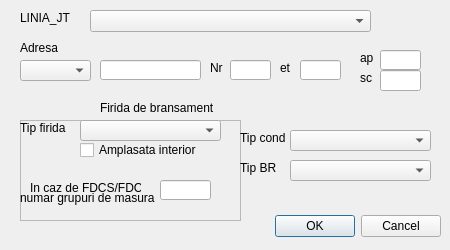
<?xml version="1.0" encoding="UTF-8"?>
<ui version="4.0">
 <class>BRANS_FIRIDA_GRUP_MASURA</class>
 <widget class="QDialog" name="BRANS_FIRIDA_GRUP_MASURA">
  <property name="enabled">
   <bool>true</bool>
  </property>
  <property name="geometry">
   <rect>
    <x>0</x>
    <y>0</y>
    <width>450</width>
    <height>250</height>
   </rect>
  </property>
  <property name="sizePolicy">
   <sizepolicy hsizetype="Fixed" vsizetype="Fixed">
    <horstretch>0</horstretch>
    <verstretch>0</verstretch>
   </sizepolicy>
  </property>
  <property name="minimumSize">
   <size>
    <width>450</width>
    <height>250</height>
   </size>
  </property>
  <property name="maximumSize">
   <size>
    <width>450</width>
    <height>250</height>
   </size>
  </property>
  <property name="windowTitle">
   <string>Dialog</string>
  </property>
  <widget class="QDialogButtonBox" name="buttonBox">
   <property name="geometry">
    <rect>
     <x>140</x>
     <y>210</y>
     <width>301</width>
     <height>32</height>
    </rect>
   </property>
   <property name="sizePolicy">
    <sizepolicy hsizetype="Fixed" vsizetype="Fixed">
     <horstretch>0</horstretch>
     <verstretch>0</verstretch>
    </sizepolicy>
   </property>
   <property name="orientation">
    <enum>Qt::Horizontal</enum>
   </property>
   <property name="standardButtons">
    <set>QDialogButtonBox::Cancel|QDialogButtonBox::Ok</set>
   </property>
  </widget>
  <widget class="QLabel" name="label_2">
   <property name="geometry">
    <rect>
     <x>20</x>
     <y>10</y>
     <width>51</width>
     <height>16</height>
    </rect>
   </property>
   <property name="sizePolicy">
    <sizepolicy hsizetype="Fixed" vsizetype="Fixed">
     <horstretch>0</horstretch>
     <verstretch>0</verstretch>
    </sizepolicy>
   </property>
   <property name="text">
    <string>LINIA_JT</string>
   </property>
  </widget>
  <widget class="QComboBox" name="LINIA_JT">
   <property name="geometry">
    <rect>
     <x>90</x>
     <y>10</y>
     <width>281</width>
     <height>22</height>
    </rect>
   </property>
   <property name="sizePolicy">
    <sizepolicy hsizetype="Fixed" vsizetype="Fixed">
     <horstretch>0</horstretch>
     <verstretch>0</verstretch>
    </sizepolicy>
   </property>
  </widget>
  <widget class="QLineEdit" name="STR">
   <property name="geometry">
    <rect>
     <x>100</x>
     <y>60</y>
     <width>101</width>
     <height>20</height>
    </rect>
   </property>
   <property name="sizePolicy">
    <sizepolicy hsizetype="Fixed" vsizetype="Fixed">
     <horstretch>0</horstretch>
     <verstretch>0</verstretch>
    </sizepolicy>
   </property>
  </widget>
  <widget class="QLabel" name="label_5">
   <property name="geometry">
    <rect>
     <x>20</x>
     <y>40</y>
     <width>41</width>
     <height>16</height>
    </rect>
   </property>
   <property name="sizePolicy">
    <sizepolicy hsizetype="Fixed" vsizetype="Fixed">
     <horstretch>0</horstretch>
     <verstretch>0</verstretch>
    </sizepolicy>
   </property>
   <property name="text">
    <string>Adresa</string>
   </property>
  </widget>
  <widget class="QComboBox" name="TIP_STR">
   <property name="geometry">
    <rect>
     <x>20</x>
     <y>60</y>
     <width>71</width>
     <height>21</height>
    </rect>
   </property>
   <property name="sizePolicy">
    <sizepolicy hsizetype="Fixed" vsizetype="Fixed">
     <horstretch>0</horstretch>
     <verstretch>0</verstretch>
    </sizepolicy>
   </property>
  </widget>
  <widget class="QLabel" name="label_6">
   <property name="geometry">
    <rect>
     <x>210</x>
     <y>60</y>
     <width>21</width>
     <height>16</height>
    </rect>
   </property>
   <property name="sizePolicy">
    <sizepolicy hsizetype="Fixed" vsizetype="Fixed">
     <horstretch>0</horstretch>
     <verstretch>0</verstretch>
    </sizepolicy>
   </property>
   <property name="text">
    <string>Nr</string>
   </property>
  </widget>
  <widget class="QLineEdit" name="NR_IMOB">
   <property name="geometry">
    <rect>
     <x>230</x>
     <y>60</y>
     <width>41</width>
     <height>20</height>
    </rect>
   </property>
   <property name="sizePolicy">
    <sizepolicy hsizetype="Fixed" vsizetype="Fixed">
     <horstretch>0</horstretch>
     <verstretch>0</verstretch>
    </sizepolicy>
   </property>
  </widget>
  <widget class="QLabel" name="label_7">
   <property name="geometry">
    <rect>
     <x>280</x>
     <y>60</y>
     <width>16</width>
     <height>16</height>
    </rect>
   </property>
   <property name="sizePolicy">
    <sizepolicy hsizetype="Fixed" vsizetype="Fixed">
     <horstretch>0</horstretch>
     <verstretch>0</verstretch>
    </sizepolicy>
   </property>
   <property name="text">
    <string>et</string>
   </property>
  </widget>
  <widget class="QLineEdit" name="ETAJ">
   <property name="geometry">
    <rect>
     <x>300</x>
     <y>60</y>
     <width>41</width>
     <height>20</height>
    </rect>
   </property>
   <property name="sizePolicy">
    <sizepolicy hsizetype="Fixed" vsizetype="Fixed">
     <horstretch>0</horstretch>
     <verstretch>0</verstretch>
    </sizepolicy>
   </property>
  </widget>
  <widget class="QLineEdit" name="AP">
   <property name="geometry">
    <rect>
     <x>380</x>
     <y>50</y>
     <width>41</width>
     <height>20</height>
    </rect>
   </property>
   <property name="sizePolicy">
    <sizepolicy hsizetype="Fixed" vsizetype="Fixed">
     <horstretch>0</horstretch>
     <verstretch>0</verstretch>
    </sizepolicy>
   </property>
  </widget>
  <widget class="QLabel" name="label_8">
   <property name="geometry">
    <rect>
     <x>360</x>
     <y>50</y>
     <width>16</width>
     <height>16</height>
    </rect>
   </property>
   <property name="sizePolicy">
    <sizepolicy hsizetype="Fixed" vsizetype="Fixed">
     <horstretch>0</horstretch>
     <verstretch>0</verstretch>
    </sizepolicy>
   </property>
   <property name="text">
    <string>ap</string>
   </property>
  </widget>
  <widget class="QFrame" name="frame">
   <property name="geometry">
    <rect>
     <x>20</x>
     <y>120</y>
     <width>221</width>
     <height>101</height>
    </rect>
   </property>
   <property name="sizePolicy">
    <sizepolicy hsizetype="Fixed" vsizetype="Fixed">
     <horstretch>0</horstretch>
     <verstretch>0</verstretch>
    </sizepolicy>
   </property>
   <property name="frameShape">
    <enum>QFrame::StyledPanel</enum>
   </property>
   <property name="frameShadow">
    <enum>QFrame::Raised</enum>
   </property>
   <widget class="QComboBox" name="TIP_FIRI_BR">
    <property name="geometry">
     <rect>
      <x>60</x>
      <y>0</y>
      <width>141</width>
      <height>21</height>
     </rect>
    </property>
    <property name="sizePolicy">
     <sizepolicy hsizetype="Fixed" vsizetype="Fixed">
      <horstretch>0</horstretch>
      <verstretch>0</verstretch>
     </sizepolicy>
    </property>
   </widget>
   <widget class="QLabel" name="label_20">
    <property name="geometry">
     <rect>
      <x>0</x>
      <y>0</y>
      <width>61</width>
      <height>16</height>
     </rect>
    </property>
    <property name="sizePolicy">
     <sizepolicy hsizetype="Fixed" vsizetype="Fixed">
      <horstretch>0</horstretch>
      <verstretch>0</verstretch>
     </sizepolicy>
    </property>
    <property name="text">
     <string>Tip firida</string>
    </property>
   </widget>
   <widget class="QCheckBox" name="LIM_PROP">
    <property name="geometry">
     <rect>
      <x>60</x>
      <y>20</y>
      <width>129</width>
      <height>20</height>
     </rect>
    </property>
    <property name="sizePolicy">
     <sizepolicy hsizetype="Fixed" vsizetype="Fixed">
      <horstretch>0</horstretch>
      <verstretch>0</verstretch>
     </sizepolicy>
    </property>
    <property name="text">
     <string>Amplasata interior</string>
    </property>
   </widget>
   <widget class="QLabel" name="label_14">
    <property name="geometry">
     <rect>
      <x>10</x>
      <y>60</y>
      <width>111</width>
      <height>16</height>
     </rect>
    </property>
    <property name="sizePolicy">
     <sizepolicy hsizetype="Fixed" vsizetype="Fixed">
      <horstretch>0</horstretch>
      <verstretch>0</verstretch>
     </sizepolicy>
    </property>
    <property name="text">
     <string>In caz de FDCS/FDCE</string>
    </property>
   </widget>
   <widget class="QLabel" name="label_15">
    <property name="geometry">
     <rect>
      <x>0</x>
      <y>70</y>
      <width>141</width>
      <height>16</height>
     </rect>
    </property>
    <property name="sizePolicy">
     <sizepolicy hsizetype="Fixed" vsizetype="Fixed">
      <horstretch>0</horstretch>
      <verstretch>0</verstretch>
     </sizepolicy>
    </property>
    <property name="text">
     <string>numar grupuri de masura</string>
    </property>
   </widget>
   <widget class="QLineEdit" name="OBS">
    <property name="geometry">
     <rect>
      <x>140</x>
      <y>60</y>
      <width>51</width>
      <height>20</height>
     </rect>
    </property>
    <property name="sizePolicy">
     <sizepolicy hsizetype="Fixed" vsizetype="Fixed">
      <horstretch>0</horstretch>
      <verstretch>0</verstretch>
     </sizepolicy>
    </property>
   </widget>
  </widget>
  <widget class="QLabel" name="label_13">
   <property name="geometry">
    <rect>
     <x>360</x>
     <y>70</y>
     <width>16</width>
     <height>16</height>
    </rect>
   </property>
   <property name="sizePolicy">
    <sizepolicy hsizetype="Fixed" vsizetype="Fixed">
     <horstretch>0</horstretch>
     <verstretch>0</verstretch>
    </sizepolicy>
   </property>
   <property name="text">
    <string>sc</string>
   </property>
  </widget>
  <widget class="QLineEdit" name="SCARA">
   <property name="geometry">
    <rect>
     <x>380</x>
     <y>70</y>
     <width>41</width>
     <height>21</height>
    </rect>
   </property>
   <property name="sizePolicy">
    <sizepolicy hsizetype="Fixed" vsizetype="Fixed">
     <horstretch>0</horstretch>
     <verstretch>0</verstretch>
    </sizepolicy>
   </property>
  </widget>
  <widget class="QLabel" name="label_21">
   <property name="geometry">
    <rect>
     <x>100</x>
     <y>100</y>
     <width>131</width>
     <height>16</height>
    </rect>
   </property>
   <property name="sizePolicy">
    <sizepolicy hsizetype="Fixed" vsizetype="Fixed">
     <horstretch>0</horstretch>
     <verstretch>0</verstretch>
    </sizepolicy>
   </property>
   <property name="text">
    <string>Firida de bransament</string>
   </property>
  </widget>
  <widget class="QLabel" name="label_22">
   <property name="geometry">
    <rect>
     <x>240</x>
     <y>130</y>
     <width>51</width>
     <height>16</height>
    </rect>
   </property>
   <property name="sizePolicy">
    <sizepolicy hsizetype="Fixed" vsizetype="Fixed">
     <horstretch>0</horstretch>
     <verstretch>0</verstretch>
    </sizepolicy>
   </property>
   <property name="text">
    <string>Tip cond</string>
   </property>
  </widget>
  <widget class="QComboBox" name="TIP_BR">
   <property name="geometry">
    <rect>
     <x>290</x>
     <y>160</y>
     <width>141</width>
     <height>21</height>
    </rect>
   </property>
   <property name="sizePolicy">
    <sizepolicy hsizetype="Fixed" vsizetype="Fixed">
     <horstretch>0</horstretch>
     <verstretch>0</verstretch>
    </sizepolicy>
   </property>
  </widget>
  <widget class="QComboBox" name="TIP_COND">
   <property name="geometry">
    <rect>
     <x>290</x>
     <y>130</y>
     <width>141</width>
     <height>21</height>
    </rect>
   </property>
   <property name="sizePolicy">
    <sizepolicy hsizetype="Fixed" vsizetype="Fixed">
     <horstretch>0</horstretch>
     <verstretch>0</verstretch>
    </sizepolicy>
   </property>
  </widget>
  <widget class="QLabel" name="label_101">
   <property name="geometry">
    <rect>
     <x>240</x>
     <y>160</y>
     <width>51</width>
     <height>16</height>
    </rect>
   </property>
   <property name="sizePolicy">
    <sizepolicy hsizetype="Fixed" vsizetype="Fixed">
     <horstretch>0</horstretch>
     <verstretch>0</verstretch>
    </sizepolicy>
   </property>
   <property name="text">
    <string>Tip BR</string>
   </property>
  </widget>
 </widget>
 <resources/>
 <connections>
  <connection>
   <sender>buttonBox</sender>
   <signal>accepted()</signal>
   <receiver>BRANS_FIRIDA_GRUP_MASURA</receiver>
   <slot>accept()</slot>
   <hints>
    <hint type="sourcelabel">
     <x>248</x>
     <y>254</y>
    </hint>
    <hint type="destinationlabel">
     <x>157</x>
     <y>274</y>
    </hint>
   </hints>
  </connection>
  <connection>
   <sender>buttonBox</sender>
   <signal>rejected()</signal>
   <receiver>BRANS_FIRIDA_GRUP_MASURA</receiver>
   <slot>reject()</slot>
   <hints>
    <hint type="sourcelabel">
     <x>316</x>
     <y>260</y>
    </hint>
    <hint type="destinationlabel">
     <x>286</x>
     <y>274</y>
    </hint>
   </hints>
  </connection>
 </connections>
</ui>
